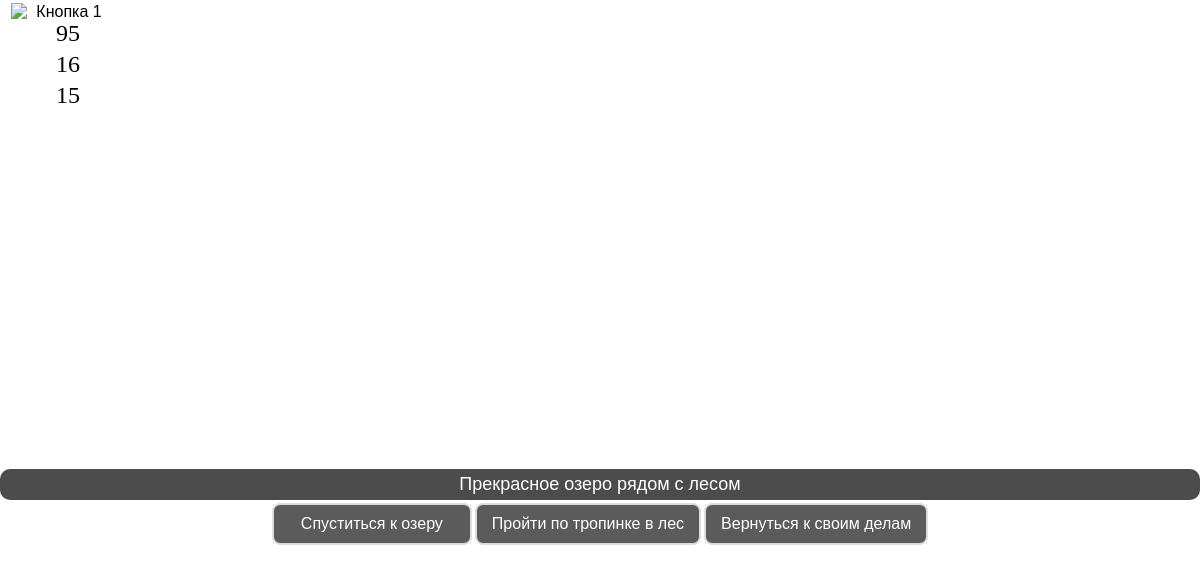
/fisher/scene/1/ (signed in), run on an earlier commit of the app's database.
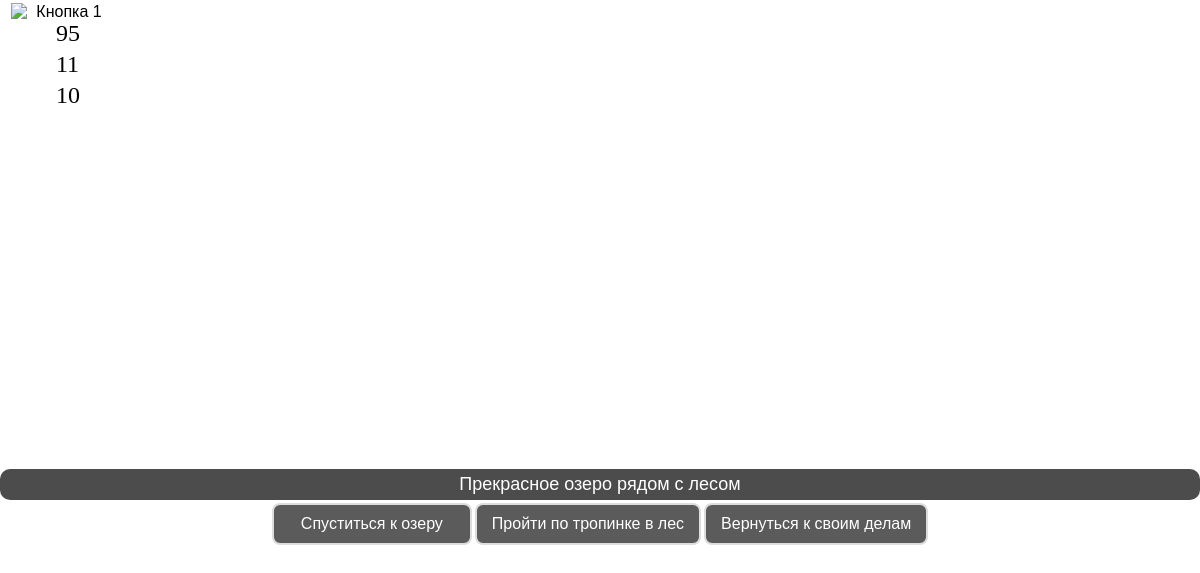
And on a later commit of the database.
### play/models.py (models this page shows, shortened)
class status(models.Model):
    status_HP = models.IntegerField(
        default=100,
        validators=[django.core.validators.MaxValueValidator(100)],
        null=True,
        blank=True,
    )
    user = models.OneToOneField(
        User,
        on_delete=models.CASCADE,
        related_name='game_status',
        primary_key=True  # Делаем user primary key
    )
    status_Money = models.IntegerField(default=50, null=True, blank=True)
    status_Loyalty = models.IntegerField(
        default=0,
        validators=[django.core.validators.MaxValueValidator(100)],
        null=True,
        blank=True
    )
    status_Herbs = models.IntegerField(default=0)
    status_Samogon = models.IntegerField(default=0)
    status_Poison = models.IntegerField(default=0)
    status_Fish = models.IntegerField(default=0)
    status_Jewelry = models.IntegerField(default=0)
    status_Harvest = models.IntegerField(default=0)
    @classmethod
    def get_default_status(cls, user):
        obj, created = cls.objects.get_or_create(user=user)
        if created:
            obj.reset()
        return obj
    class Meta:
        verbose_name_plural = "statuses"

### quest/views.py (the view, shortened to what this page needs)
# urls.py: path('scene/<int:scene_id>/', views.scene, name='scene'),
@login_required
@never_cache
def scene(request, scene_id):
    referer = request.META.get('HTTP_REFERER', '')
    current_scene_id = request.session.get('current_scene_id')
    is_legal = (
            current_scene_id is None or
            'make_choice' in referer or
            f'scene/{scene_id}' in referer or
            'quest:scene' in referer or
            request.session.get('is_redirecting', False)  # Флаг редиректа
    )
    if not is_legal and current_scene_id != scene_id:
        return redirect('cheat_protection:cheat_warning')
    request.session['is_redirecting'] = False
    request.session['current_scene_id'] = scene_id
    request.session['last_valid_scene'] = scene_id
    player_status = status.get_default_status(request.user)
    death_type = check_death_conditions(player_status)
    if death_type:
        request.session.pop('current_scene_id', None)
        request.session.pop('last_valid_scene', None)
        return redirect(f'death:{death_type}')
    scene = get_object_or_404(Scene, id=scene_id)
    try:
        initial_scene = Scene.objects.get(is_initial=True)
    except Scene.DoesNotExist:
        initial_scene = Scene.objects.first()
    game_state, created = GameState.objects.get_or_create(
        user=request.user,
        defaults={'flags': {}, 'current_scene': initial_scene}
    )
    if not check_conditions(game_state.flags, player_status, scene.required_flags, scene.required_items):
        scene_blocked_message = scene.description_stop.get('text', 'Эта сцена пока недоступна')
        messages.error(request, scene_blocked_message)
        request.session['is_redirecting'] = True
        return redirect('quest:scene', scene_id=game_state.current_scene.id)
    game_state.flags.update(scene.set_flags)
    game_state.current_scene = scene
    game_state.save()
    available_choices = []
    blocked_choices = []
    for choice in scene.choices.all():
        if check_conditions(game_state.flags, player_status, choice.required_flags, choice.required_items):
            available_choices.append(choice)
        else:
            blocked_choices.append({
                'choice': choice,
                'description': choice.description_stop.get('text', 'Это действие пока недоступна')
            })
    response = render(request, 'quest/quest_fisher.html', {
        'scene': scene,
        'choices': available_choices,
        'blocked_choices': blocked_choices,
        'game_state': game_state,
        'player_status': player_status,
    })
    response['Cache-Control'] = 'no-cache, no-store, must-revalidate'
    response['Pragma'] = 'no-cache'
    response['Expires'] = '0'
    return response

### play/context_processors.py (called while the page is built)
def user_date(request):
    context = {}
    if request.user.is_authenticated:
        user_date, created = UserDate.objects.get_or_create(user=request.user)
        context['user_date'] = user_date
        context['season'] = user_date.get_season()
    return context

### play/models.py (called while the page is built)
    def get_season(self):
        month = self.current_date.month
        if month in [10, 11, 12, 1, 2, 3]:
            return 'winter_time'
        return 'summer_time'

### quest/views.py (called while the page is built)
def check_conditions(player_flags, player_status, required_flags, required_items):
    for key, value in required_flags.items():
        if key not in player_flags or player_flags[key] != value:
            return False
    for item, required_count in required_items.items():
        current_count = getattr(player_status, f"status_{item}", 0)
        if current_count < required_count:
            return False
    return True

def check_death_conditions(player_status):
    if player_status.status_HP <= 0:
        return 'death'
    elif player_status.status_Money <= 0:
        return 'bankrot'
    elif player_status.status_Loyalty <= 0:
        return 'loyalty'
    return None

### quest/templates/quest/quest_fisher.html (shortened to what this page needs)
<!DOCTYPE html>
<html lang="ru">
<head>
</head>
<body>
    <div class="high-panel">
        <div class="button-container-hp">
            <button class="button-image" onclick="window.location.href='{% url 'main' %}'">
                <img src="/static/image/panel/hp.png" alt="Кнопка 1" class="button-image">
            </button>
        </div>
    </div>
    <div class="player-status">
        <p id="hp-display">{{ player_status.status_HP }}</p>
        <p id="money-display">{{ player_status.status_Money }}</p>
        <p id="loyalty-display">{{ player_status.status_Loyalty }}</p>
    </div>
    <div class="scene-container">
        <div class="scene-description">
            {{ scene.description }}
        </div>
        <div class="choices-container">
            {% for choice in choices %}
                <form method="POST" action="{% url 'quest:make_choice' %}" style="display: inline;">
                    <button type="submit" class="choice-button">
                        {{ choice.text }}
                    </button>
                </form>
            {% endfor %}
        </div>
    </div>
</body>
</html>

What changed in the data, as far as the page shows it:
changed status: status_Money "16" → "11"; status_Loyalty "15" → "10"
